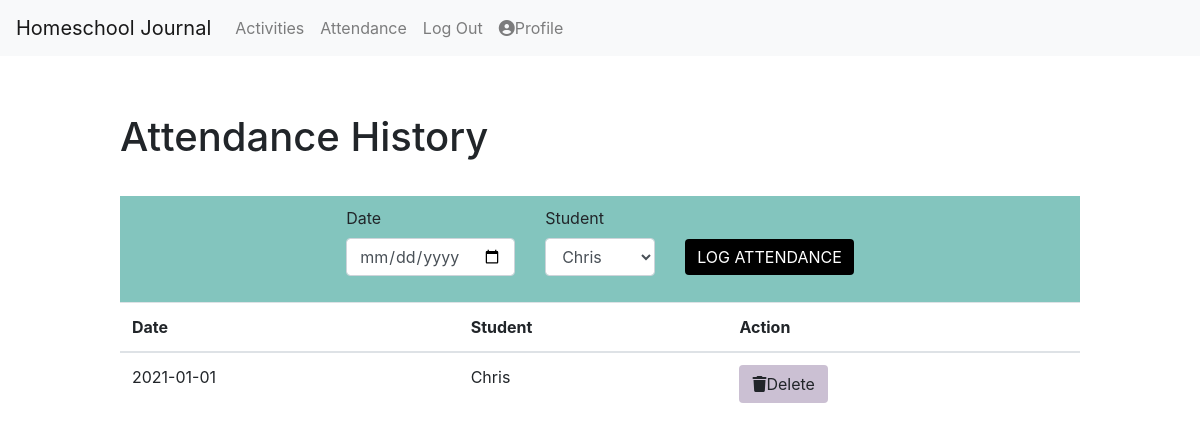
Before: /attendance (signed in) with the older database file.
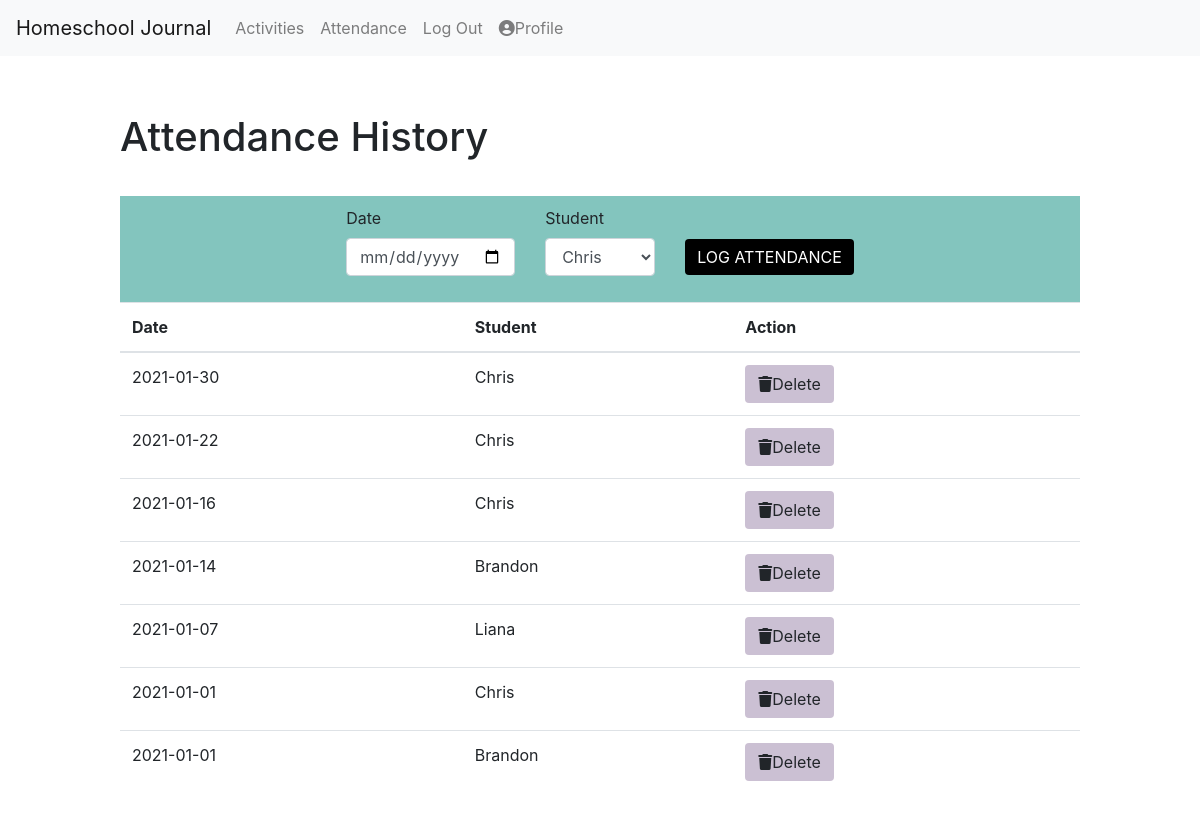
After: the same page with the newer database file.
### app/models.py (models this page shows, shortened)
class Attendance(db.Model):
    id = db.Column(db.Integer, primary_key=True)
    user_id = db.Column(db.Integer, db.ForeignKey('user.id'), index=True)
    attendance_date = db.Column(db.String(64), index=True)
    student_id = db.Column(db.Integer, db.ForeignKey('student.id'))

class Student(db.Model):
    id = db.Column(db.Integer, primary_key=True)
    student_name = db.Column(db.String(64), index=True)
    user_id = db.Column(db.Integer, db.ForeignKey('user.id'))
    attendance = db.relationship('Attendance', backref='student', lazy='dynamic')
    activities = db.relationship('Activity', backref='student', lazy='dynamic')
    def __str__(self):
        return self.student_name

### app/routes.py (the view, shortened to what this page needs)
@app.route('/attendance', methods=('GET', 'POST'))
@login_required
def attend():
    attendance_records = current_user.attendance.order_by(Attendance.attendance_date.desc()).all()
    students = current_user.students
    form = AddAttendanceForm()
    form.student.choices = students
    return render_template('attend.html', attendance_records=attendance_records, form=form)

### app/forms.py
class AddAttendanceForm(FlaskForm):
    attendance_date = DateField('Date', format='%Y-%m-%d')
    student = SelectField(u'Student', choices=[])
    submit = SubmitField('Log Attendance')

### app/models.py (called while the page is built)
@login.user_loader
def load_user(id):
    return User.query.get(int(id))

### app/templates/attend.html (shortened to what this page needs)
{% extends 'base.html' %}
{% block content %}
    <div>
        <h1>Attendance History</h1>
        <div id="log-container">
            <div class="formwrapper" id="log-attendance">
                <form method="POST" action="/attendance" class="form" role="form" id="log-attendance-form" novalidate>
                    <div class="form-group">
                        {{ form.attendance_date.label }}
                        {{ form.attendance_date(class_='form-control') }}
                    </div>
                    <div class="form-group">
                        {{ form.student.label }}
                        {{ form.student(class_='form-control') }}
                    </div>
                    <p>{{ form.submit(class_='btn btn-primary') }}</p>
                </form>
            </div>
        </div>
        <table class="table table-hover">
            <thead>
                <tr>
                    <th>Date</th>
                    <th>Student</th>
                    <th>Action</th>
                </tr>
            </thead>
            <tbody>
                {% for record in attendance_records %}
                <tr>
                    <td>{{ record.attendance_date }}</td>
                    <td>{{ record.student }}</td>
                    <td><a href="{{ url_for('delete_attendance', id=record.id) }}" class="btn btn-delete btn-xs" onclick="return confirm('Are you sure you want to delete?')"><i class="fas fa-trash"></i>Delete</a></td>
                </tr>
                {% endfor %}
            </tbody>
        </table>
    </div>
{% endblock %}

### app/templates/base.html (shortened to what this page needs)
<!DOCTYPE html>
<html lang="en">
    <head>
        <link rel="stylesheet" href="https://stackpath.bootstrapcdn.com/bootstrap/4.3.1/css/bootstrap.min.css">
        <link rel="stylesheet" href="{{ url_for('static', filename='style.css') }}">
        <link rel="stylesheet" href="https://unpkg.com/bootstrap-table@1.18.2/dist/bootstrap-table.min.css">
    </head>
    <body>
      <nav class="navbar navbar-expand-lg navbar-light bg-light">
        <a class="navbar-brand" href="{{ url_for('index') }}">Homeschool Journal</a>
        <div class="collapse navbar-collapse" id="navbarNav">
          <ul class="navbar-nav">
            <li class="nav-item">
              <a class="nav-link" href="{{ url_for('log') }}">Activities</a>
            </li>
            <li class="nav-item">
              <a class="nav-link" href="{{ url_for ('attend') }}">Attendance</a>
            </li>
            <li class="nav-item">
              {% if current_user.is_anonymous %}
              <a class="nav-link" href="{{ url_for ('login') }}">Log In</a>
              {% else %}
              <a class="nav-link" href="{{ url_for ('logout') }}">Log Out</a>
              {% endif %}
            </li>
            <li class="nav-item">
              <a class="nav-link" href="{{ url_for ('profile') }}"><i class="fas fa-user-circle"></i>Profile</a>
            </li>
          </ul>
        </div>
      </nav>
      <div class ="container">
          {% block content %} {% endblock %}
      </div>
    </body>
</html>

### app/static/style.css (style rules this page uses)
body { background-color: #fff; }
h1 { font-size: 40px; margin-top: 25px; margin-bottom: 35px; }
#submit, #modal-add-btn { background-color: #000; text-transform: uppercase; border: none; }
.btn-delete { background-color: #cbc0d3; }
#log-container { background-color: #83c5be; padding: 10px; margin: 0 auto; }
#log-attendance { margin: 0 auto; }
#log-attendance-form { display: flex; justify-content: center; }
#log-attendance-form div { margin-right: 30px; }
#log-attendance-form p { margin-top: 33px; }
.container { width: 1024px; padding: 2em; }

Changed rows visible on the page:
added Attendance: attendance_date "2021-01-30", student "Chris"
added Attendance: attendance_date "2021-01-22", student "Chris"
added Attendance: attendance_date "2021-01-16", student "Chris"
added Attendance: attendance_date "2021-01-14", student "Brandon"
added Attendance: attendance_date "2021-01-07", student "Liana"
added Attendance: attendance_date "2021-01-01", student "Brandon"
